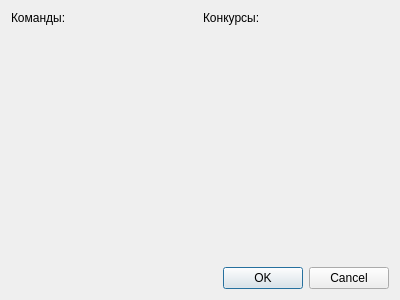
<?xml version="1.0" encoding="UTF-8"?>
<ui version="4.0">
 <class>NewTableDialog</class>
 <widget class="QDialog" name="NewTableDialog">
  <property name="geometry">
   <rect>
    <x>0</x>
    <y>0</y>
    <width>400</width>
    <height>300</height>
   </rect>
  </property>
  <property name="windowTitle">
   <string>Новая турнирная таблица</string>
  </property>
  <layout class="QVBoxLayout" name="verticalLayout_4">
   <item>
    <layout class="QVBoxLayout" name="verticalLayout_3">
     <item>
      <layout class="QHBoxLayout" name="horizontalLayout">
       <item>
        <layout class="QVBoxLayout" name="verticalLayout">
         <item>
          <widget class="QLabel" name="lblTeams">
           <property name="sizePolicy">
            <sizepolicy hsizetype="Preferred" vsizetype="Fixed">
             <horstretch>0</horstretch>
             <verstretch>0</verstretch>
            </sizepolicy>
           </property>
           <property name="text">
            <string>Команды:</string>
           </property>
           <property name="alignment">
            <set>Qt::AlignLeading|Qt::AlignLeft|Qt::AlignTop</set>
           </property>
          </widget>
         </item>
         <item>
          <widget class="ButtonsListWidget" name="listTeams" native="true"/>
         </item>
        </layout>
       </item>
       <item>
        <layout class="QVBoxLayout" name="verticalLayout_2">
         <item>
          <widget class="QLabel" name="lblStages">
           <property name="sizePolicy">
            <sizepolicy hsizetype="Preferred" vsizetype="Fixed">
             <horstretch>0</horstretch>
             <verstretch>0</verstretch>
            </sizepolicy>
           </property>
           <property name="text">
            <string>Конкурсы:</string>
           </property>
           <property name="alignment">
            <set>Qt::AlignLeading|Qt::AlignLeft|Qt::AlignTop</set>
           </property>
          </widget>
         </item>
         <item>
          <widget class="ButtonsListWidget" name="listStages" native="true"/>
         </item>
        </layout>
       </item>
      </layout>
     </item>
    </layout>
   </item>
   <item>
    <widget class="QDialogButtonBox" name="buttonBox">
     <property name="orientation">
      <enum>Qt::Horizontal</enum>
     </property>
     <property name="standardButtons">
      <set>QDialogButtonBox::Cancel|QDialogButtonBox::Ok</set>
     </property>
    </widget>
   </item>
  </layout>
 </widget>
 <customwidgets>
  <customwidget>
   <class>ButtonsListWidget</class>
   <extends>QWidget</extends>
   <header>buttonslistwidget.h</header>
   <container>1</container>
  </customwidget>
 </customwidgets>
 <resources/>
 <connections>
  <connection>
   <sender>buttonBox</sender>
   <signal>rejected()</signal>
   <receiver>NewTableDialog</receiver>
   <slot>reject()</slot>
   <hints>
    <hint type="sourcelabel">
     <x>316</x>
     <y>260</y>
    </hint>
    <hint type="destinationlabel">
     <x>286</x>
     <y>274</y>
    </hint>
   </hints>
  </connection>
 </connections>
</ui>
